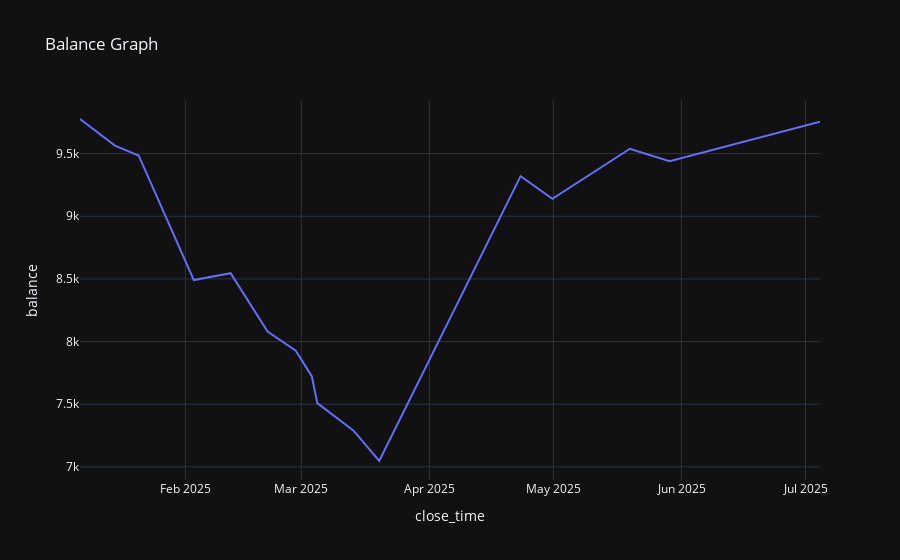

Notebook cell for this chart:
### Code cell
mm = bt.plot_balance()
display(mm)

### Figure 1 — Plotly figure (JSON) as saved in the notebook; plotly's stock layout.template omitted (floating-point values rounded to 4 significant figures)
{"data": [{"hovertemplate": "close_time=%{x}<br>balance=%{y}<extra></extra>", "legendgroup": "", "line": {"color": "#636efa", "dash": "solid"}, "marker": {"symbol": "circle"}, "mode": "lines", "name": "", "orientation": "v", "showlegend": false, "type": "scatter", "x": ["2025-01-06T11:00:00", "2025-01-14T21:35:00", "2025-01-20T15:30:00", "2025-02-03T00:00:00", "2025-02-11T21:40:00", "2025-02-20T20:15:00", "2025-02-27T15:50:00", "2025-03-03T13:30:00", "2025-03-04T20:55:00", "2025-03-13T15:45:00", "2025-03-19T20:35:00", "2025-04-23T01:25:00", "2025-04-30T18:25:00", "2025-05-19T12:05:00", "2025-05-29T02:35:00", "2025-06-23T00:00:00", "2025-07-04T12:00:00"], "xaxis": "x", "y": [9776.0, 9564.0, 9485.0, 8490.0, 8546.0, 8079.0, 7927.0, 7721.0, 7509.0, 7289.0, 7047.0, 9320.0, 9140.0, 9539.0, 9440.0, 9655.0, 9753.0], "yaxis": "y"}], "layout": {"legend": {"tracegroupgap": 0}, "title": {"text": "Balance Graph"}, "xaxis": {"anchor": "y", "domain": [0, 1], "title": {"text": "close_time"}}, "yaxis": {"anchor": "x", "domain": [0, 1], "title": {"text": "balance"}}}}
